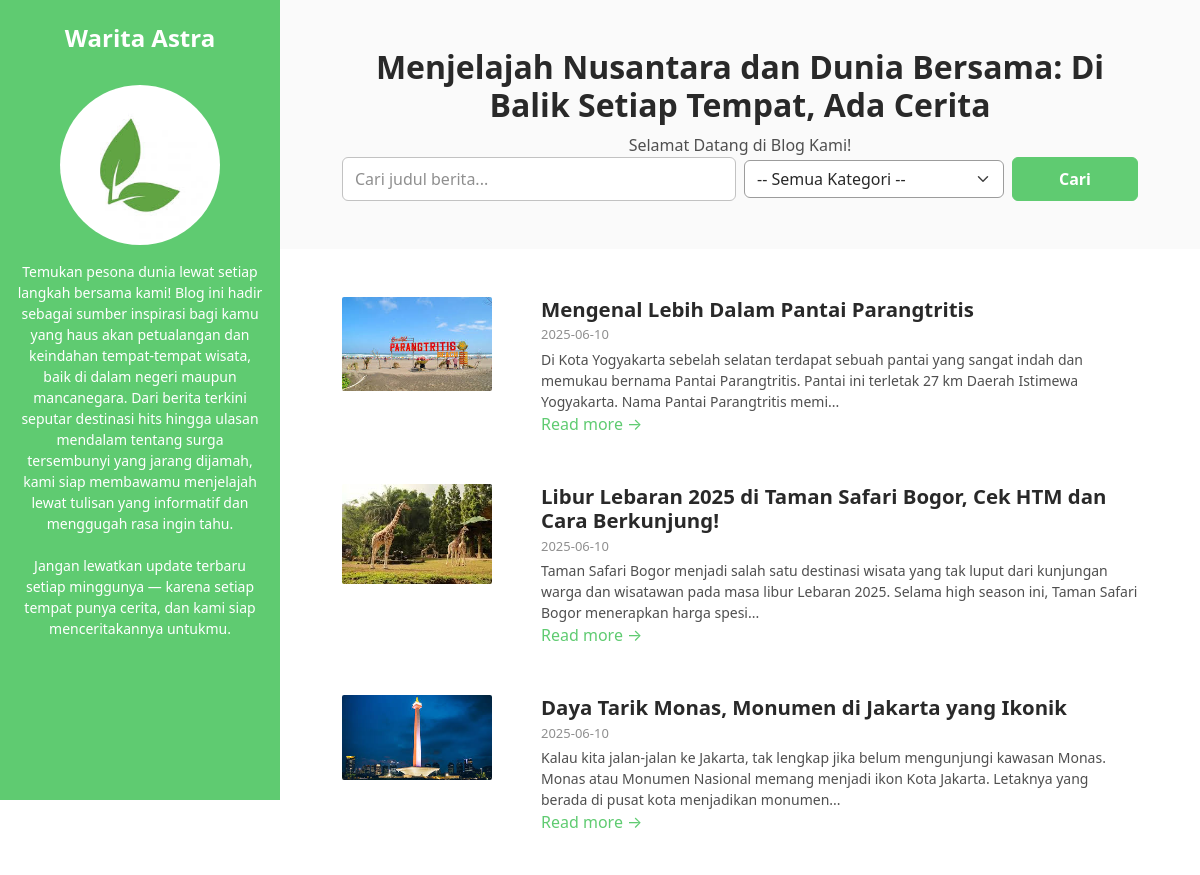
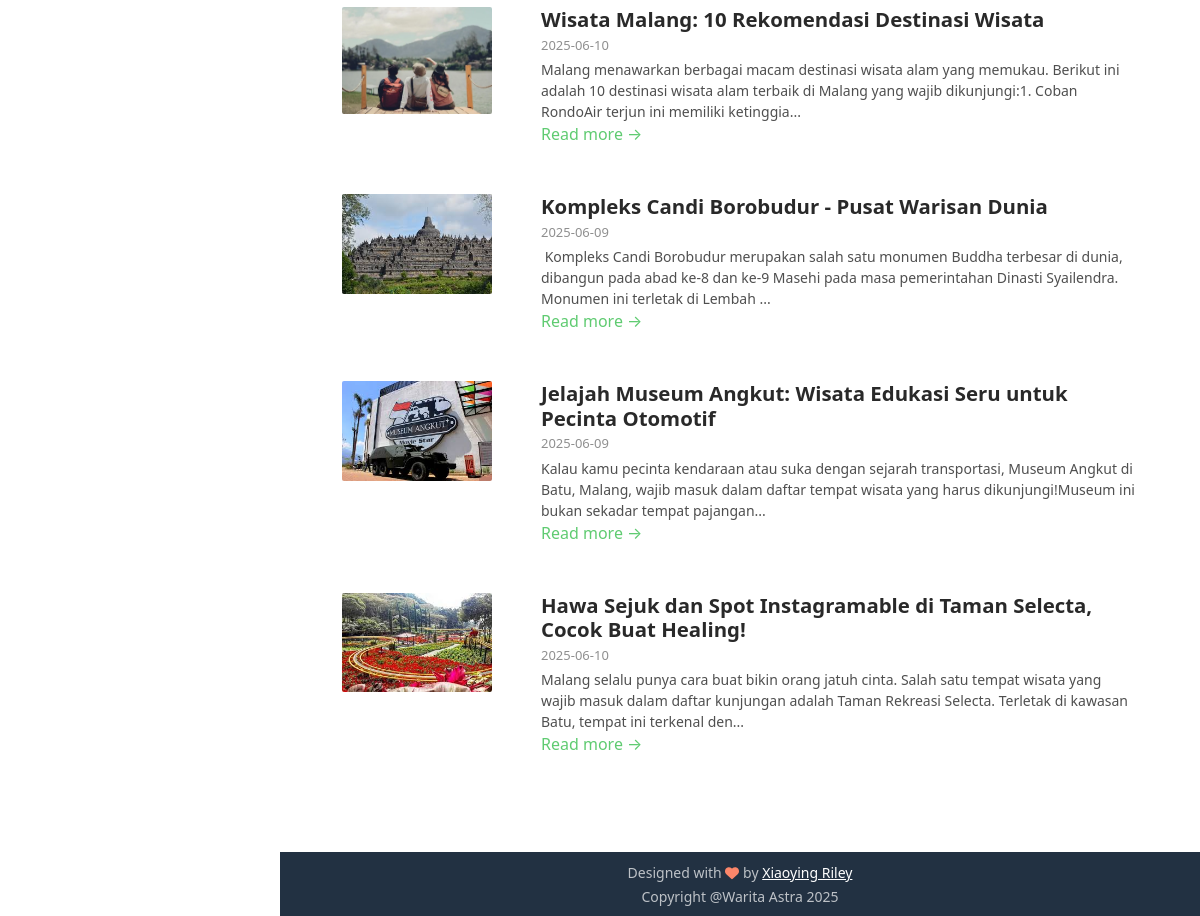
The page / on the database its author committed (2 pictures, top to bottom).
### tables this page shows
CREATE TABLE `article` (
  `id` int NOT NULL,
  `date` varchar(20) NOT NULL,
  `title` varchar(255) NOT NULL,
  `content` text NOT NULL,
  `picture` varchar(255) DEFAULT NULL
);

### index.php (the view, shortened to what this page needs)
<?php
$host = "localhost:3307";
$user = "root";
$pass = "kzoinucd";
$db = "dbcms";
$conn = mysqli_connect($host, $user, $pass, $db);
?>
<!DOCTYPE html>
<html lang="en">
<head>
    <link id="theme-style" rel="stylesheet" href="assets/css/theme-1.css">
</head>
<body>
    <header class="header text-center">
        <h1 class="blog-name pt-lg-4 mb-0"><a class="no-text-decoration" href="index.php">Warita Astra</a></h1>
        <nav class="navbar navbar-expand-lg navbar-dark">
            <div id="navigation" class="collapse navbar-collapse flex-column">
                <div class="profile-section pt-3 pt-lg-0">
                    <img class="profile-image mb-3 rounded-circle mx-auto" src="assets/images/profile.jpg" alt="image">
                    <div class="bio mb-3">Temukan pesona dunia lewat setiap langkah bersama kami! Blog ini hadir sebagai sumber inspirasi bagi kamu yang haus akan petualangan dan keindahan tempat-tempat wisata, baik di dalam negeri maupun mancanegara. Dari berita terkini seputar destinasi hits hingga ulasan mendalam tentang surga tersembunyi yang jarang dijamah, kami siap membawamu menjelajah lewat tulisan yang informatif dan menggugah rasa ingin tahu.
                        <br><br>Jangan lewatkan update terbaru setiap minggunya — karena setiap tempat punya cerita, dan kami siap menceritakannya untukmu.<br>
                    </div>
                </div>
        </nav>
    </header>
    <div class="main-wrapper">
        <section class="cta-section theme-bg-light py-5">
            <div class="container text-center single-col-max-width">
                <h2 class="heading">Menjelajah Nusantara dan Dunia Bersama: Di Balik Setiap Tempat, Ada Cerita</h2>
                <div class="intro">Selamat Datang di Blog Kami!</div>
                <form class="search-form row g-2 g-lg-2 align-items-center" action="search.php" method="GET">
                    <div class="col-md-6">
                        <input type="text" name="query" class="form-control" placeholder="Cari judul berita...">
                    </div>
                    <div class="col-md-4">
                        <select name="category" class="form-select">
                            <option value="">-- Semua Kategori --</option>
                        </select>
                    </div>
                    <div class="col-md-2">
                        <button type="submit" class="btn btn-primary w-100">Cari</button>
                    </div>
                </form>
            </div>
        </section>
        <section class="blog-list px-3 py-5 p-md-5">
            <div class="container single-col-max-width">
                <?php
                $query = "SELECT * FROM article ORDER BY id DESC";
                $result = mysqli_query($conn, $query);
                while ($row = mysqli_fetch_assoc($result)) {
                    $picture = !empty($row['picture']) ? 'login/uploads/' . $row['picture'] : 'assets/images/blog/default.jpg';
                    echo '<div class="item mb-5">';
                    echo '  <div class="row g-3 g-xl-0">';
                    echo '      <div class="col-12 col-xl-3">';
                    echo '          <img class="img-fluid post-thumb" src="' . htmlspecialchars($picture) . '" alt="image">';
                    echo '      </div>';
                    echo '      <div class="col">';
                    echo '          <h3 class="title mb-1"><a class="text-link" href="blog-post.php?id=' . $row['id'] . '">' . htmlspecialchars($row['title']) . '</a></h3>';
                    echo '          <div class="meta mb-1"><span class="date">' . htmlspecialchars($row['date']) . '</span></div>';
                    echo '          <div class="intro">' . substr(strip_tags($row['content']), 0, 200) . '...</div>';
                    echo '          <a class="text-link" href="blog-post.php?id=' . $row['id'] . '">Read more &rarr;</a>';
                    echo '      </div>';
                    echo '  </div>';
                    echo '</div>';
                }
                ?>
            </div>
        </section>
        <footer class="footer text-center py-2 theme-bg-dark">
            <small class="copyright">
                Designed with <i class="fas fa-heart" style="color: #fb866a;"></i> by
                <a href="https://themes.3rdwavemedia.com" target="_blank">Xiaoying Riley</a>
                <br>Copyright @Warita Astra 2025</br>
            </small>
        </footer>
    </div>
</body>
</html>

### rows shown on the page
article: picture (picture), title "Mengenal Lebih Dalam Pantai Parangtritis", date "2025-06-10", content "Di Kota Yogyakarta sebelah selatan terdapat sebuah pantai yang sangat indah dan memukau bernama Pantai Parangtritis. Pantai ini terletak 27 km Daerah Istimewa Yogyakarta. Nama Pantai Parangtritis memi"
article: picture (picture), title "Libur Lebaran 2025 di Taman Safari Bogor, Cek HTM dan Cara Berkunjung!", date "2025-06-10", content "Taman Safari Bogor menjadi salah satu destinasi wisata yang tak luput dari kunjungan warga dan wisatawan pada masa libur Lebaran 2025. Selama high season ini, Taman Safari Bogor menerapkan harga spesi"
article: picture (picture), title "Daya Tarik Monas, Monumen di Jakarta yang Ikonik", date "2025-06-10", content "Kalau kita jalan-jalan ke Jakarta, tak lengkap jika belum mengunjungi kawasan Monas. Monas atau Monumen Nasional memang menjadi ikon Kota Jakarta. Letaknya yang berada di pusat kota menjadikan monumen"
article: picture (picture), title "Wisata Malang: 10 Rekomendasi Destinasi Wisata", date "2025-06-10", content "Malang menawarkan berbagai macam destinasi wisata alam yang memukau. Berikut ini adalah 10 destinasi wisata alam terbaik di Malang yang wajib dikunjungi:1. Coban RondoAir terjun ini memiliki ketinggia"
article: picture (picture), title "Kompleks Candi Borobudur - Pusat Warisan Dunia", date "2025-06-09", content "Kompleks Candi Borobudur merupakan salah satu monumen Buddha terbesar di dunia, dibangun pada abad ke-8 dan ke-9 Masehi pada masa pemerintahan Dinasti Syailendra. Monumen ini terletak di Lembah"
article: picture (picture), title "Jelajah Museum Angkut: Wisata Edukasi Seru untuk Pecinta Otomotif", date "2025-06-09", content "Kalau kamu pecinta kendaraan atau suka dengan sejarah transportasi, Museum Angkut di Batu, Malang, wajib masuk dalam daftar tempat wisata yang harus dikunjungi!Museum ini bukan sekadar tempat pajangan"
article: picture (picture), title "Hawa Sejuk dan Spot Instagramable di Taman Selecta, Cocok Buat Healing!", date "2025-06-10", content "Malang selalu punya cara buat bikin orang jatuh cinta. Salah satu tempat wisata yang wajib masuk dalam daftar kunjungan adalah Taman Rekreasi Selecta. Terletak di kawasan Batu, tempat ini terkenal den"
